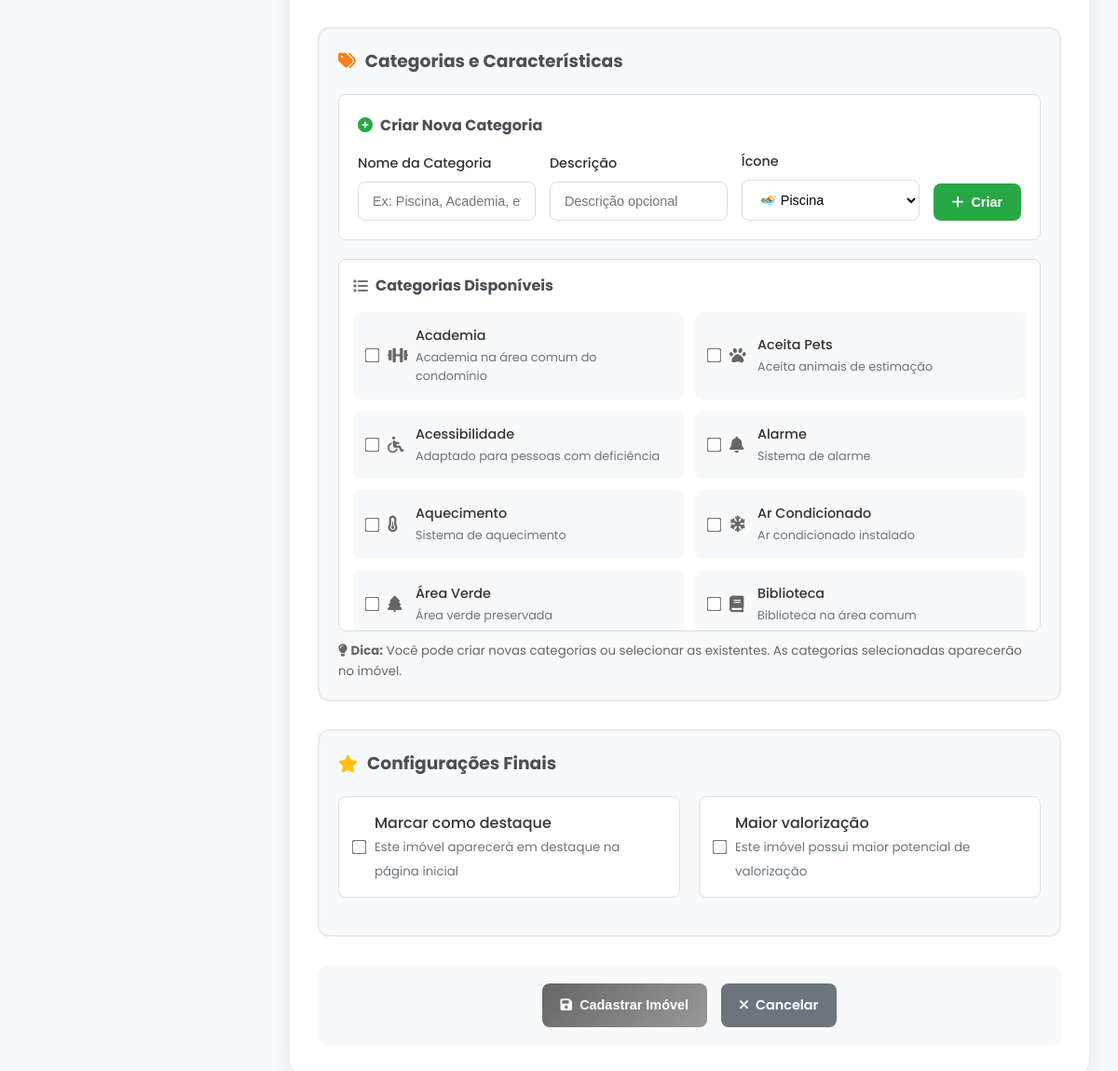
Before: /admin/imoveis.php?action=novo (signed in, lower part) with the older database file.
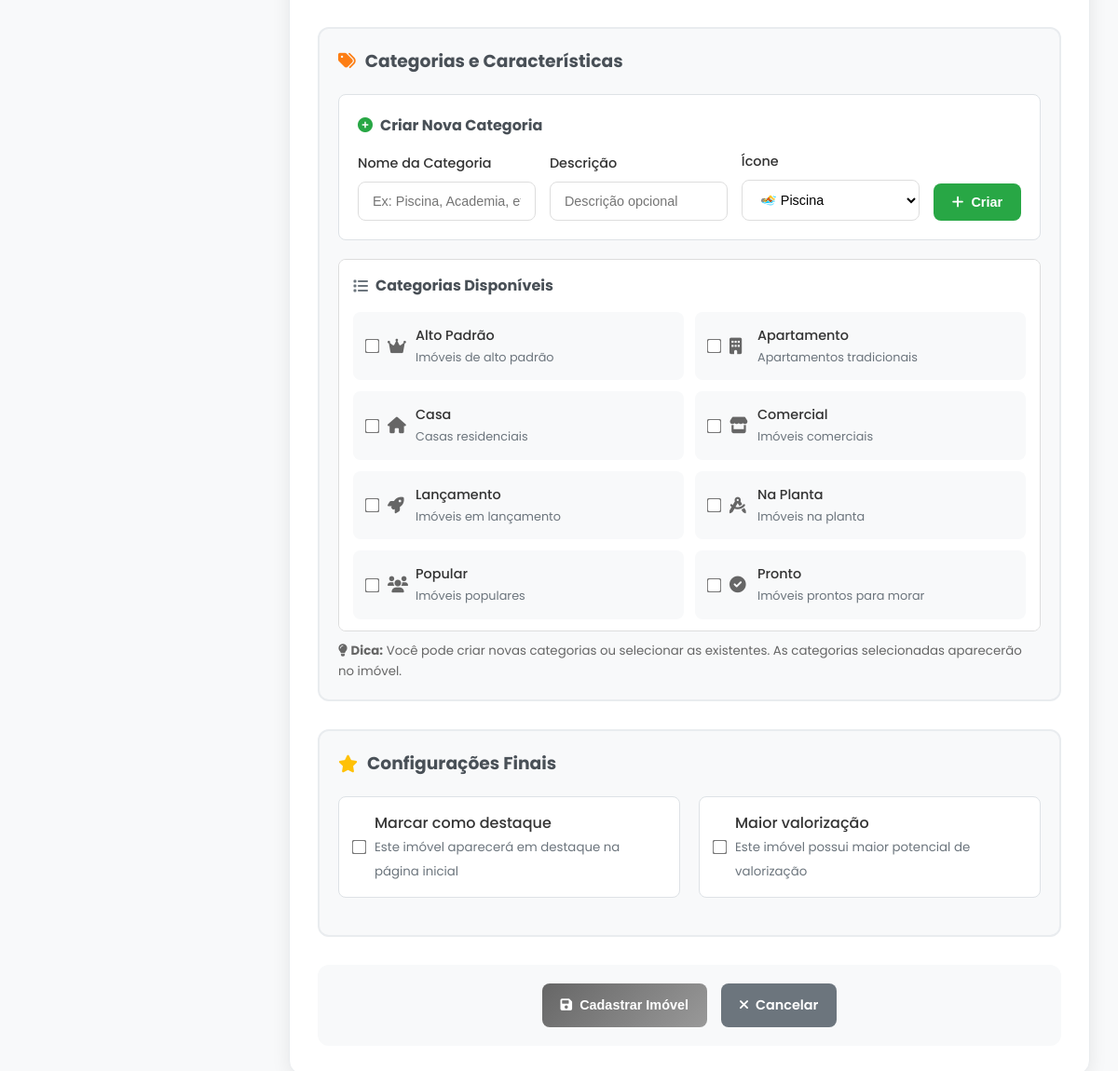
After: the same page with the newer database file.
### tables this page shows
CREATE TABLE IF NOT EXISTS categorias_imoveis (
    id INT AUTO_INCREMENT PRIMARY KEY,
    nome VARCHAR(100) NOT NULL,
    descricao TEXT,
    icone VARCHAR(50) DEFAULT 'fas fa-check',
    ativo BOOLEAN DEFAULT TRUE,
    data_cadastro TIMESTAMP DEFAULT CURRENT_TIMESTAMP,
    data_atualizacao TIMESTAMP DEFAULT CURRENT_TIMESTAMP ON UPDATE CURRENT_TIMESTAMP
);

### classes/CategoriaImovel.php (called while the page is built, shortened)
<?php
class CategoriaImovel {
    private $db;
    public function __construct() {
        $this->db = new Database();
    }
    public function listarTodas($ativo = true) {
        try {
            $sql = "SELECT * FROM categorias_imoveis WHERE ativo = :ativo ORDER BY nome ASC";
            return $this->db->fetchAll($sql, [':ativo' => $ativo]);
        } catch (Exception $e) {
            error_log("Erro ao listar categorias: " . $e->getMessage());
            throw $e;
        }
    }
}

### classes/Database.php (called while the page is built, shortened)
<?php
class Database {
    private $host;
    private $db_name;
    private $username;
    private $password;
    public function __construct() {
        $this->host = DB_HOST;
        $this->db_name = DB_NAME;
        $this->username = DB_USERNAME;
        $this->password = DB_PASSWORD;
    }
    public function getConnection() {
        $this->conn = null;
        try {
            $this->conn = new PDO(
                "mysql:host=" . $this->host . ";dbname=" . $this->db_name,
                $this->username,
                $this->password,
                array(
                    PDO::ATTR_ERRMODE => PDO::ERRMODE_EXCEPTION,
                    PDO::MYSQL_ATTR_INIT_COMMAND => "SET NAMES utf8"
                )
            );
        } catch(PDOException $exception) {
            try {
                $this->conn = new PDO(
                    "mysql:host=localhost:3306;dbname=br2studios",
                    'root',
                    '',
                    array(
                        PDO::ATTR_ERRMODE => PDO::ERRMODE_EXCEPTION,
                        PDO::MYSQL_ATTR_INIT_COMMAND => "SET NAMES utf8"
                    )
                );
            } catch(PDOException $exception2) {
                $this->conn = new PDO(
                    "mysql:host=localhost;dbname=br2studios",
                    'root',
                    '',
                    array(
                        PDO::ATTR_ERRMODE => PDO::ERRMODE_EXCEPTION,
                        PDO::MYSQL_ATTR_INIT_COMMAND => "SET NAMES utf8"
                    )
                );
            }
        }
        return $this->conn;
    }
    public function fetchAll($sql, $params = []) {
        try {
            $stmt = $this->getConnection()->prepare($sql);
            $stmt->execute($params);
            return $stmt->fetchAll(PDO::FETCH_ASSOC);
        } catch(PDOException $e) {
            error_log("Erro fetchAll: " . $e->getMessage());
            return [];
        }
    }
}
?>

### admin/imoveis.php (the view, shortened to what the changed rows need)
<?php
require_once '../config/database.php';
require_once '../classes/Database.php';
require_once '../classes/Imovel.php';
require_once '../classes/CategoriaImovel.php';
try {
    $categoria = new CategoriaImovel();
} catch (Exception $e) {
    $mensagem = "Erro ao inicializar classes: " . $e->getMessage();
    $tipo_mensagem = 'error';
}
$action = $_GET['action'] ?? 'listar';
try {
    $categorias_disponiveis = $categoria->listarTodas(true);
} catch (Exception $e) {
    $categorias_disponiveis = [];
    error_log("Erro ao buscar categorias: " . $e->getMessage());
}
include 'includes/header.php';
?>
<main class="main-content">
    <?php if ($action === 'listar'): ?>
        <div class="table-container">
            <div class="table-header">
                <h3>Imóveis Cadastrados</h3>
            </div>
            <?php if (!empty($imoveis['imoveis'])): ?>
                <table class="table">
                    <thead>
                        <tr>
                            <th>Imóvel</th>
                            <th>Tipo</th>
                            <th>Preço</th>
                            <th>Localização</th>
                            <th>Construção</th>
                            <th>Categorias</th>
                            <th>Status</th>
                            <th>Valorização</th>
                            <th>Data Cadastro</th>
                            <th>Ações</th>
                        </tr>
                    </thead>
                    <tbody>
                        <?php foreach ($imoveis['imoveis'] as $imovel_item): ?>
                            <tr>
                                <td>
                                    <div style="display: flex; align-items: center; gap: 10px;">
                                        <?php if ($imovel_item['imagem_principal']): ?>
                                            <img src="<?php echo htmlspecialchars($imovel_item['imagem_principal']); ?>"
                                                 alt="Imóvel" style="width: 50px; height: 40px; border-radius: 8px; object-fit: cover;">
                                        <?php else: ?>
                                            <div style="width: 50px; height: 40px; border-radius: 8px; background: #666; display: flex; align-items: center; justify-content: center; color: white;">
                                                <i class="fas fa-home"></i>
                                            </div>
                                        <?php endif; ?>
                                        <div>
                                            <strong><?php echo htmlspecialchars($imovel_item['titulo']); ?></strong>
                                            <?php if ($imovel_item['destaque']): ?>
                                                <span class="destaque-badge" style="background: #ffc107; color: #333; padding: 2px 8px; border-radius: 12px; font-size: 0.7rem; margin-left: 8px;">Destaque</span>
                                            <?php endif; ?>
                                        </div>
                                    </div>
                                </td>
                                <td><?php echo htmlspecialchars(ucfirst($imovel_item['tipo'])); ?></td>
                                <td>R$ <?php echo number_format($imovel_item['preco'], 2, ',', '.'); ?></td>
                                <td>
                                    <?php
                                    $cidade = $imovel_item['cidade'] ?? '';
                                    $estado = $imovel_item['estado'] ?? '';
                                    if (!empty($cidade) && !empty($estado)) {
                                        echo htmlspecialchars($cidade . ' - ' . $estado);
                                    } elseif (!empty($cidade)) {
                                        echo htmlspecialchars($cidade);
                                    } elseif (!empty($estado)) {
                                        echo htmlspecialchars($estado);
                                    } else {
                                        echo '<span style="color: #999;">Não informado</span>';
                                    }
                                    ?>
                                </td>
                                <td>
                                    <?php
                                    $status_construcao = $imovel_item['status_construcao'] ?? 'pronto';
                                    $ano_entrega = $imovel_item['ano_entrega'] ?? null;
                                    $status_labels = [
                                        'pronto' => 'Pronto',
                                        'em_construcao' => 'Em Construção',
                                        'na_planta' => 'Na Planta'
                                    ];
                                    $status_colors = [
                                        'pronto' => '#28a745',
                                        'em_construcao' => '#ffc107',
                                        'na_planta' => '#17a2b8'
                                    ];
                                    ?>
                                    <div style="display: flex; flex-direction: column; gap: 4px;">
                                        <span style="background: <?php echo $status_colors[$status_construcao]; ?>; color: white; padding: 4px 8px; border-radius: 12px; font-size: 0.7rem; text-align: center;">
                                            <?php echo $status_labels[$status_construcao]; ?>
                                        </span>
                                        <?php if ($ano_entrega): ?>
                                            <small style="color: #666; font-size: 0.7rem; text-align: center;">
                                                Entrega: <?php echo $ano_entrega; ?>
                                            </small>
                                        <?php endif; ?>
                                    </div>
                                </td>
                                <td>
                                    <?php
                                    $categorias_imovel = [];
                                    try {
                                        $categorias_imovel = $categoria->buscarPorImovel($imovel_item['id']);
                                    } catch (Exception $e) {
                                    }
                                    if (!empty($categorias_imovel)): ?>
                                        <div style="display: flex; flex-wrap: wrap; gap: 4px; max-width: 200px;">
                                            <?php foreach (array_slice($categorias_imovel, 0, 3) as $cat): ?>
                                                <span style="background: #e3f2fd; color: #1976d2; padding: 2px 6px; border-radius: 12px; font-size: 0.7rem; white-space: nowrap;">
                                                    <i class="<?php echo htmlspecialchars($cat['icone']); ?>" style="margin-right: 4px;"></i>
                                                    <?php echo htmlspecialchars($cat['nome']); ?>
                                                </span>
                                            <?php endforeach; ?>
                                            <?php if (count($categorias_imovel) > 3): ?>
                                                <span style="background: #f5f5f5; color: #666; padding: 2px 6px; border-radius: 12px; font-size: 0.7rem;">
                                                    +<?php echo count($categorias_imovel) - 3; ?>
                                                </span>
                                            <?php endif; ?>
                                        </div>
                                    <?php else: ?>
                                        <span style="color: #999; font-size: 0.8rem;">Nenhuma categoria</span>
                                    <?php endif; ?>
                                </td>
                                <td>
                                    <span class="status-badge status-<?php echo $imovel_item['status']; ?>"
                                          style="padding: 4px 12px; border-radius: 20px; font-size: 0.8rem; font-weight: 500;">
                                        <?php echo ucfirst($imovel_item['status']); ?>
                                    </span>
                                </td>
                                <td>
                                    <?php if ($imovel_item['maior_valorizacao']): ?>
                                        <span style="background: #28a745; color: white; padding: 4px 8px; border-radius: 12px; font-size: 0.7rem; font-weight: 500;">
                                            <i class="fas fa-chart-line"></i> Maior Valorização
                                        </span>
                                    <?php else: ?>
                                        <span style="color: #6c757d; font-size: 0.8rem;">Padrão</span>
                                    <?php endif; ?>
                                </td>
                                <td><?php echo date('d/m/Y', strtotime($imovel_item['data_cadastro'])); ?></td>
                                <td>
                                    <div style="display: flex; gap: 8px;">
                                        <a href="?action=editar&id=<?php echo $imovel_item['id']; ?>" class="btn btn-success btn-sm">
                                            <i class="fas fa-edit"></i>
                                        </a>
                                        <a href="?action=excluir&id=<?php echo $imovel_item['id']; ?>"
                                           class="btn btn-danger btn-sm"
                                           onclick="return confirm('Tem certeza que deseja excluir este imóvel?')">
                                            <i class="fas fa-trash"></i>
                                        </a>
                                    </div>
                                </td>
                            </tr>
                        <?php endforeach; ?>
                    </tbody>
                </table>
            <?php else: ?>
                <div class="empty-state" style="padding: 40px; text-align: center;">
                    <i class="fas fa-home" style="font-size: 3rem; color: #ccc; margin-bottom: 15px;"></i>
                    <p>Nenhum imóvel cadastrado</p>
                    <a href="?action=novo" class="btn btn-primary" style="margin-top: 15px;">
                        <i class="fas fa-plus"></i>
                        Cadastrar Primeiro Imóvel
                    </a>
                </div>
            <?php endif; ?>
        </div>
    <?php else: ?>
        <div class="form-container">
            <form method="POST" enctype="multipart/form-data" style="margin-top: 20px;" id="imovelForm">
                <div class="form-section" style="background: #f8f9fa; padding: 20px; border-radius: 12px; margin-bottom: 30px; border: 2px solid #e9ecef;">
                    <div class="categorias-container" style="max-height: 400px; overflow-y: auto; border: 1px solid #ddd; border-radius: 8px; padding: 15px; background: white;">
                        <?php if (!empty($categorias_disponiveis)): ?>
                            <div style="display: grid; grid-template-columns: repeat(auto-fill, minmax(250px, 1fr)); gap: 12px;">
                                <?php
                                $categorias_atuais = [];
                                ?>
                                <?php foreach ($categorias_disponiveis as $cat): ?>
                                    <label class="category-item" style="display: flex; align-items: center; gap: 10px; padding: 12px; border-radius: 8px; cursor: pointer; transition: all 0.2s; border: 2px solid transparent; <?php echo in_array($cat['id'], $categorias_atuais) ? 'background: #e3f2fd; border-color: #2196f3;' : 'background: #f8f9fa;'; ?>"
                                           onmouseover="this.style.background='#e9ecef'"
                                           onmouseout="this.style.background='<?php echo in_array($cat['id'], $categorias_atuais) ? '#e3f2fd' : '#f8f9fa'; ?>'">
                                        <input type="checkbox" name="categorias[]" value="<?php echo $cat['id']; ?>"
                                               <?php echo in_array($cat['id'], $categorias_atuais) ? 'checked' : ''; ?>
                                               style="margin: 0; transform: scale(1.2);"
                                               onchange="toggleCategorySelection(this)">
                                        <i class="<?php echo htmlspecialchars($cat['icone']); ?>" style="color: #666; width: 20px; font-size: 1.1rem;"></i>
                                        <div style="flex: 1;">
                                            <div style="font-weight: 500; font-size: 0.9rem;"><?php echo htmlspecialchars($cat['nome']); ?></div>
                                            <?php if (!empty($cat['descricao'])): ?>
                                                <div style="font-size: 0.8rem; color: #6c757d; margin-top: 2px;"><?php echo htmlspecialchars($cat['descricao']); ?></div>
                                            <?php endif; ?>
                                        </div>
                                    </label>
                                <?php endforeach; ?>
                            </div>
                        <?php endif; ?>
                    </div>
                </div>
            </form>
        </div>
    <?php endif; ?>
</main>
<?php include 'includes/footer.php'; ?>

Changed rows visible on the page:
no longer on this page (row edited): categorias_imoveis: nome "Academia", descricao "Academia na área comum do condomínio"
removed categorias_imoveis: nome "Aceita Pets", descricao "Aceita animais de estimação"
removed categorias_imoveis: nome "Acessibilidade", descricao "Adaptado para pessoas com deficiência"
removed categorias_imoveis: nome "Alarme", descricao "Sistema de alarme"
removed categorias_imoveis: nome "Aquecimento", descricao "Sistema de aquecimento"
removed categorias_imoveis: nome "Ar Condicionado", descricao "Ar condicionado instalado"
removed categorias_imoveis: nome "Área Verde", descricao "Área verde preservada"
removed categorias_imoveis: nome "Biblioteca", descricao "Biblioteca na área comum"
now on this page (row edited): categorias_imoveis: nome "Alto Padrão", descricao "Imóveis de alto padrão"
now on this page (row edited): categorias_imoveis: nome "Apartamento", descricao "Apartamentos tradicionais"
now on this page (row edited): categorias_imoveis: nome "Casa", descricao "Casas residenciais"
now on this page (row edited): categorias_imoveis: nome "Comercial", descricao "Imóveis comerciais"
now on this page (row edited): categorias_imoveis: nome "Lançamento", descricao "Imóveis em lançamento"
now on this page (row edited): categorias_imoveis: nome "Na Planta", descricao "Imóveis na planta"
now on this page (row edited): categorias_imoveis: nome "Popular", descricao "Imóveis populares"
now on this page (row edited): categorias_imoveis: nome "Pronto", descricao "Imóveis prontos para morar"
